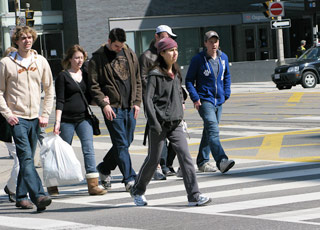
%> input picture testimage.jpg, 320 x 230 px
$ octave --eval "result = integral(imread('testimage.jpg'));"   (GNU Octave 9; MATLAB toolbox functions it lacks are replaced by stand-ins)
%> lines starting %> are read from the running program, lines starting %| are printed output that depends on the picture
function [H,Imsend]=integral(Im)
Im=rgb2gray(Im);
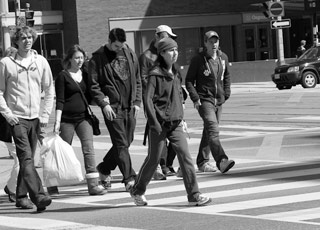
%> Im: size 230x320 uint8; min 0, max 255, mean 117.7
giveny=size(Im,1);
%> giveny = 230
givenx=size(Im,2);
%> givenx = 320
size(Im)
%> ans = [230 320]
Imsend=Im;
load('config.mat');
if(windowsize==816),
    nwin_x=floor(givenx/8);
%> nwin_x = 40
    nwin_y=floor(giveny/8);
%> nwin_y = 28
else,
    nwin_x=floor(givenx/16);
    nwin_y=floor(giveny/16);
end

B=9;
[L,C]=size(Im); %
%> L = 230; C = 320
H=zeros(nwin_y,nwin_x,B);
Im=double(Im);
%> Im: size 230x320 double
step_x=floor(C/(nwin_x+1));
%> step_x = 7
step_y=floor(L/(nwin_y+1));
%> step_y = 7
cont=0;
hx = [-1,0,1];
hy = -hx';
grad_xr = imfilter(double(Im),hx);
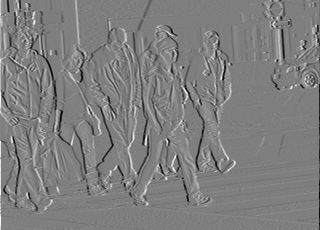
%> grad_xr: size 230x320 double; min -251, max 252, mean 0; drawn with min black and max white
grad_yu = imfilter(double(Im),hy);
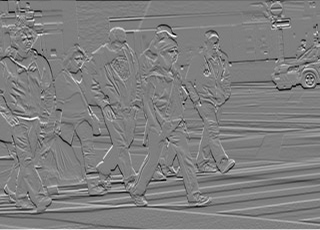
%> grad_yu: size 230x320 double; min -253, max 254, mean -0.5; drawn with min black and max white
angles=atan2(grad_yu,grad_xr);
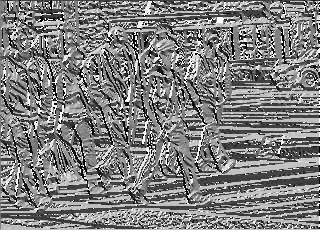
%> angles: size 230x320 double; min -3.14, max 3.14, mean 0.00138; drawn with min black and max white
magnit=((grad_yu.^2)+(grad_xr.^2)).^.5;
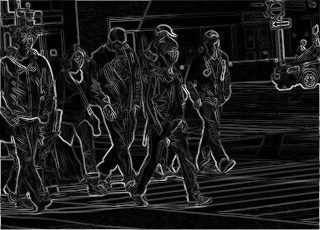
%> magnit: size 230x320 double; min 0, max 316, mean 37; drawn with min black and max white
for n=0:nwin_y-1
    for m=0:nwin_x-1
        cont=cont+1;
        angles2=angles(n*step_y+1:(n+2)*step_y,m*step_x+1:(m+2)*step_x);
        magnit2=magnit(n*step_y+1:(n+2)*step_y,m*step_x+1:(m+2)*step_x);
        v_angles=angles2(:);
        v_magnit=magnit2(:);
        K=max(size(v_angles));

        bin=0;
        H2=zeros(B,1);
        for ang_lim=-pi+2*pi/B:2*pi/B:pi
            bin=bin+1;
            for k=1:K
                if v_angles(k)<ang_lim
                    v_angles(k)=100;
                    H2(bin)=H2(bin)+v_magnit(k);
                end
            end
        end

        H2=H2/(norm(H2)+0.01);

        H(n+1,m+1,:)=H2';
    end
    %% Local Normalization
    if(normalized==0),
    elseif(normalized==1),
        for n=1:nwin_y-1,
            for m=1:nwin_x-1,
                H(n,m,:)=H(n,m,:)./norm([H(n,m) H(n+1,m) H(n,m+1) H(n+1,m+1)]+0.01);
                H(n+1,m,:)=H(n,m,:)./norm([H(n,m) H(n+1,m) H(n,m+1) H(n+1,m+1)]+0.01);
                H(n,m+1,:)=H(n,m,:)./norm([H(n,m) H(n+1,m) H(n,m+1) H(n+1,m+1)]+0.01);
                H(n+1,m+1,:)=H(n,m,:)./norm([H(n,m) H(n+1,m) H(n,m+1) H(n+1,m+1)])+0.01;
            end
        end
    end
    %%
end
%> after the loop, H2 = [0.0142; 0.0472; 0.813; 0.0131; 0.0013; 0.0266; 0.501; 0.292; 0.0132]; cont = 1120; v_angles = 196 values, max 100 at index 1, min 3.14 at index 89, mean 98.52
